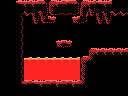

A level layout from a 2D game, rendered from its tile map. Below: a short description, then the map file with its tile-grid data intact:
An orthogonal 16x12 tile map with 8x8 px tiles, 1 tile layer (Tile Layer 1) and 3 objects (door-up, breakable-up, item).

<map version="1.0" orientation="orthogonal" renderorder="right-down" width="16" height="12" tilewidth="8" tileheight="8" nextobjectid="12">
 <properties>
  <property name="right" value="half-hole" />
 </properties>
 <tileset firstgid="1" name="tiles" tilewidth="8" tileheight="8" tilecount="256" columns="16">
  <image source="tiles.png" width="128" height="128" />
 </tileset>
 <layer name="Tile Layer 1" width="16" height="12">
  <data encoding="csv">
118,118,120,247,247,121,117,247,119,121,117,247,120,247,118,118,
118,118,151,147,149,166,145,148,148,144,167,181,149,149,147,147,
118,118,252,1,181,145,156,1,1,152,144,1,181,181,1,1,
118,118,252,1,1,1,1,1,1,1,1,1,1,1,1,1,
118,118,252,1,1,1,1,1,1,1,1,1,1,1,1,1,
118,118,252,1,1,1,1,152,156,1,1,1,1,1,1,1,
118,118,252,1,1,1,1,1,1,1,1,117,247,247,247,247,
118,118,252,101,101,101,101,101,101,101,117,143,118,118,118,118,
118,118,252,113,113,113,113,113,113,113,123,118,118,118,118,118,
118,118,252,113,113,113,113,113,113,113,251,118,118,118,118,118,
118,118,128,119,120,247,119,247,119,247,143,118,118,118,118,118,
118,118,118,118,118,118,118,118,118,118,118,118,118,118,118,118
</data>
 </layer>
 <objectgroup name="objects">
  <object id="9" type="door-up" x="48" y="0" width="32" height="16" />
  <object id="10" type="breakable-up" x="48" y="0" width="32" height="16" />
  <object id="11" type="item" x="88" y="32" width="16" height="16" />
 </objectgroup>
</map>
